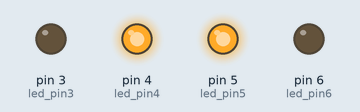
Recording of a sketch running on a simulated Arduino Uno, built with avr-gcc and run on an emulated ATmega328P. Shown: output pins drawn as LEDs (lit = HIGH).

Above: at 0.5 s.
At 2.0 s:
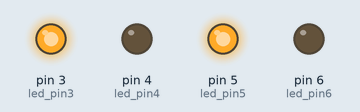
At 3.5 s:
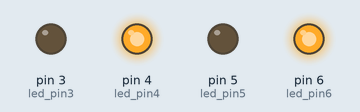
At 5.0 s:
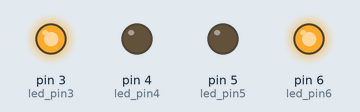
At 7.2 s:
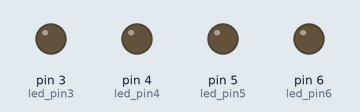
Timing chart, 0 to 7.8 s (numbered marks = the images above):
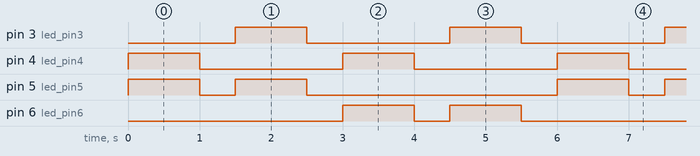

Measured:
- by itself, pin 3 (led_pin3), pin 4 (led_pin4): alternates HIGH for 1.0 s and LOW for 2.0 s
- by itself, pin 5 (led_pin5), pin 6 (led_pin6): repeats every 6.0 s: LOW 0.50 s, HIGH 1.0 s, LOW 3.5 s, HIGH 1.0 s
- by itself, everything shown: repeats every 6.0 s, in 8 steps

The sketch:

led_matrix____.ino
```cpp
#define led_pin3 3
#define led_pin4 4
#define led_pin5 5
#define led_pin6 6

void setup()
{
  pinMode(led_pin3, OUTPUT);
  pinMode(led_pin4, OUTPUT);
  pinMode(led_pin5, OUTPUT);
  pinMode(led_pin6, OUTPUT);
}

void led_one()
{
  digitalWrite(led_pin3, LOW);
  digitalWrite(led_pin4, HIGH);
  digitalWrite(led_pin5, HIGH);
  digitalWrite(led_pin6, LOW);
}

void led_two()
{
  digitalWrite(led_pin3, HIGH);
  digitalWrite(led_pin4, LOW);
  digitalWrite(led_pin5, HIGH);
  digitalWrite(led_pin6, LOW);
}

void led_three()
{
  digitalWrite(led_pin3, LOW);
  digitalWrite(led_pin4, HIGH);
  digitalWrite(led_pin5, LOW);
  digitalWrite(led_pin6, HIGH);
}

void led_four()
{
  digitalWrite(led_pin3, HIGH);
  digitalWrite(led_pin4, LOW);
  digitalWrite(led_pin5, LOW);
  digitalWrite(led_pin6, HIGH);
}

void destroy()
{
  digitalWrite(led_pin3, LOW);
  digitalWrite(led_pin4, LOW);
  digitalWrite(led_pin5, LOW);
  digitalWrite(led_pin6, LOW);
}

void loop()
{
  led_one();
  delay(1000);
  destroy();
  delay(500);

  led_two();
  delay(1000);
  destroy();
  delay(500);

  led_three();
  delay(1000);
  destroy();
  delay(500);

  led_four();
  delay(1000);
  destroy();
  delay(500);
}
```
